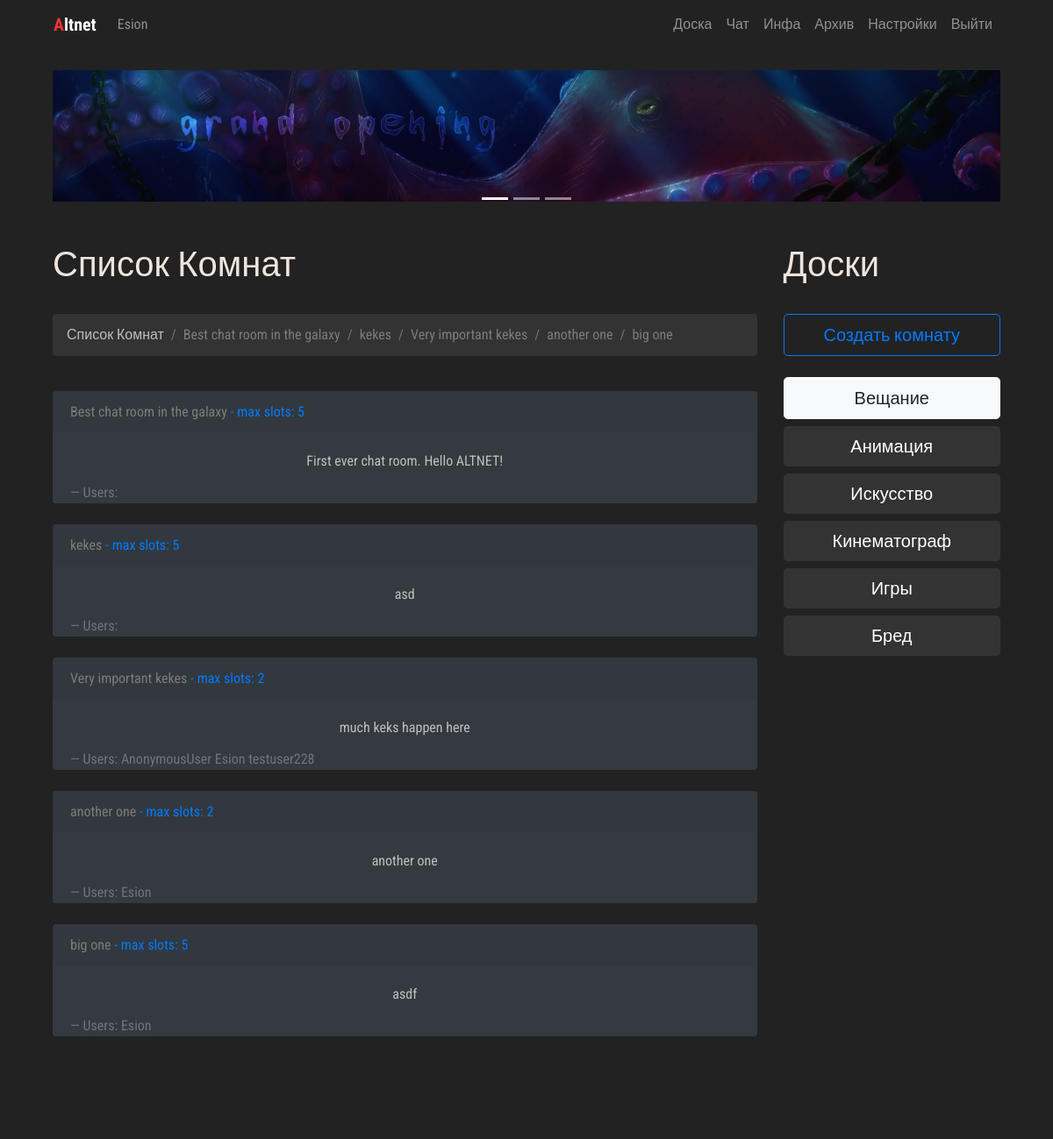
Page /chat/ (signed in) on the committed database.
### chat/models.py (models this page shows, shortened)
class Room(models.Model):
    host = models.ForeignKey(User, on_delete=models.CASCADE)
    name = models.TextField(blank=False, null=False, max_length=30)
    description = models.TextField(blank=True, null=True, max_length=200)
    max_slots = models.IntegerField(blank=False, null=False, default=5)
    language_code = models.IntegerField(blank=False, null=False, default=0)
    is_testing = models.BooleanField(blank=False, null=False, default=0)
    pub_date = models.DateTimeField('Date published', auto_now=True)
    is_permanent = models.BooleanField(blank=False, null=False, default=False)
    is_hidden = models.BooleanField(blank=False, null=False, default=False)
    is_media_tolerant = models.BooleanField(blank=False, null=False, default=True)
    is_autoplay = models.BooleanField(blank=False, null=False, default=False)

class Pool(models.Model):
    username = models.CharField('Username', max_length=150, blank=False, null=False)
    room_name = models.ForeignKey(Room, on_delete=models.CASCADE)
    pub_date = models.DateTimeField('Date published', auto_now=True)

### chat/views.py (the view, shortened to what this page needs)
# urls.py: path('', paperhome, name='index'),
def index(request):
    if request.user.is_authenticated:
        username = request.user.username
        loc_option = Hikka.objects.get(user=request.user.id).language_code
    else:
        username = anonymous_validator(request)
        loc_option = 0
    template = loader.get_template('chat.html')
    room_list = Room.objects.filter(language_code=loc_option)
    pool = {}
    room_form = CreateRoom()
    for item in room_list.iterator():
        load = {}
        load['id'] = item.id
        load['name'] = item.name
        load['host'] = item.host
        load['description'] = item.description
        load['max_slots'] = item.max_slots
        load['language_code'] = item.language_code
        load['is_testing'] = item.is_testing
        load['users'] = []
        user_pool = item.pool_set.all()
        for i in user_pool:
            load['users'].append(str(i.username))
        if len(load['users']) == 0:
            if item.is_permanent:
                pass
            else:
                item.delete()
        pool[item.name] = load
    context = {
        'loc': loc_resolver('lobby'),
        'lang': loc_option,
        'room_list': room_list,
        'pool': pool,
        'room_form': room_form,
        'username': username
    }
    return HttpResponse(template.render(context, request))

### board/templatetags/loc_extra.py (called while the page is built)
@register.filter
def return_item(l, i):
    try:
        return l[i]
    except:
        return None

### scripts/localisation.py (called while the page is built, shortened)
def loc_resolver(specific):
    load = {}
    if specific == 'home':
        load['me'] = loc.Me
        load['UI'] = loc.UI
        load['errors'] = loc.Errors
        load['headers'] = loc.Headers
    elif specific == 'account':
        load['profile'] = loc.Profile
        load['errors'] = loc.Errors
        load['headers'] = loc.Headers
        load['UI'] = loc.UI
    elif specific == 'lobby':
        load['UI'] = loc.UI
        load['headers'] = loc.Headers
        load['errors'] = loc.Errors
        load['board_'] = loc.Board
        load['thread'] = loc.Thread
        load['categories'] = loc.Categories
        load['chat'] = loc.Chat
    elif specific == 'info':
        load['UI'] = loc.UI
        load['info'] = loc.Info
    return load

### chat/templates/chat.html (shortened to what this page needs)
{% extends 'hat.html' %}
{% block content %}
{% load loc_extra %}
<div class="row col-">
        <div class=" col-lg-9 col-sm-12 col-md-12 col-xl-9 content">
       <br>
  <div class="trds">
  <main class="contentd" role="main">
  <header>
 <h1 data-text="{{ loc.chat.ROOM_LIST|return_item:lang }}">{{ loc.chat.ROOM_LIST|return_item:lang }}</h1></header></main></div>
  <br>
<nav aria-label="breadcrumb" role="navigation">
  <ol class="breadcrumb">
    <li class="breadcrumb-item">{{ loc.chat.ROOM_LIST|return_item:lang }}</li>
    {% if room_list %}
      {% for room in room_list %}
      <li class="breadcrumb-item"><a href="#{{ thread.thread_title }}">{{ room.name }}</a></li>
      {% endfor %}
      {% else %}
      <li class="breadcrumb-item"><a href="#">{{ loc.errors.NO_CHAT_ROOMS|return_item:lang }}</a></li>
      {% endif %}
  </ol>
</nav>
<br>
            {% for key,value in pool.items %}
            <div class="card bg-dark">
  <div class="card-header text-primary" style="border:none;">
      <a href="{% url 'Chat:room' value.id %}">{{ key }}</a> - max slots: {{ value.max_slots }}
  </div>
  <div class="card-body">
    <blockquote class="blockquote mb-0">
        <p style="text-align:center; font-size:16px">{{ value.description }}</p>
      <footer class="blockquote-footer">Users: {% for user in value.users %} {{ user }} {% endfor %}
          <cite title="Source Title"></cite></footer>
    </blockquote>
  </div>
</div>
<br />
 {% endfor %}
<br><br>
  <br>
</div>
 <div class=" col-lg-3 col- left-sidebar">
      <br>
       <div class="trds">
  <main class="contentd" role="main">
  <header>
 <h1 data-text="{{ loc.headers.BOARDS|return_item:lang }}">{{ loc.headers.BOARDS|return_item:lang }}</h1></header>
  </main></div> <br>
     <button role="button" type="button" class="btn btn-outline-primary btn-lg btn-block" data-toggle="modal" data-target="#exampleModal">
  {{ loc.chat.CREATE_ROOM|return_item:lang }}
</button>
     <br />
  <a href="{% url 'Board:cat' 'Broadcast' %}" role="button" class="btn btn-light btn-lg btn-block">{{ loc.categories.BROADCAST|return_item:lang }}</a>
    <a href="{% url 'Board:cat' 'Animation' %}" role="button" class="btn btn-dark btn-lg btn-block">{{ loc.categories.ANIMATION|return_item:lang }}</a>
    <a href="{% url 'Board:cat' 'Artwork' %}" role="button" class="btn btn-dark btn-lg btn-block">{{ loc.categories.ARTWORK|return_item:lang }}</a>
    <a href="{% url 'Board:cat' 'Cinematics' %}" role="button" class="btn btn-dark btn-lg btn-block">{{ loc.categories.CINEMATICS|return_item:lang }}</a>
    <a href="{% url 'Board:cat' 'Videogames' %}" role="button" class="btn btn-dark btn-lg btn-block">{{ loc.categories.VIDEOGAMES|return_item:lang }}</a>
    <a href="{% url 'Board:cat' 'Random' %}" role="button" class="btn btn-dark btn-lg btn-block">{{ loc.categories.RANDOM|return_item:lang }}</a><br>
     <br />
</body>
{% endblock %}

### board/templates/hat.html (shortened to what this page needs)
<!DOCTYPE html>
{% load loc_extra %}
<html lang="en"><head>
	<link rel="stylesheet" href="https://stackpath.bootstrapcdn.com/bootstrap/4.3.1/css/bootstrap.min.css">
     {% load static %}
    <link rel="stylesheet" href=" {% static 'css/master.css' %} " type="text/css">
  </head>
  <body>
<div class="container">
   <nav class="navbar navbar-expand-lg navbar-dark" style="background-color: #222222;">
  <div class="collapse navbar-collapse" id="navbarTogglerDemo01">
    <a class="navbar-brand" href="{% url 'Manager:me' %}"><b><span style="color: #fc3232">A</span>ltnet</b></a>
    <ul class="navbar-nav mr-auto mt-2 mt-lg-0">
    {% if user.is_authenticated %}
         <li class="nav-item">
           <a class="nav-link" href="{% url 'Board:user' %}">{{ user.username }}</a>
      </li>
        {% else %}
        <li class="nav-item">
        <a class="nav-link" href="{% url 'Manager:login' %}">{{ loc.UI.LOG_IN|return_item:lang }}</a>
      </li>
        {% endif %}
    </ul>
     <ul class="navbar-nav  mt-2 mt-lg-0">
      <li class="nav-item">
        <a class="nav-link" href="{% url 'Board:board' %}">{{ loc.UI.BOARD|return_item:lang }}</a>
      </li>
      <li class="nav-item">
        <a class="nav-link" href="{% url 'Chat:chat' %}">{{ loc.UI.CHAT|return_item:lang }}</a>
      </li>
      <li class="nav-item">
        <a class="nav-link" href="{% url 'Paper:info' %}">{{ loc.UI.INFO|return_item:lang }}</a>
      </li>
      <li class="nav-item">
        <a class="nav-link" href="{% url 'Archive:index' %}">{{ loc.UI.ARCHIVE|return_item:lang }}</a>
      </li>
      <li class="nav-item">
        <a class="nav-link" href="#">{{ loc.UI.SETTINGS|return_item:lang }}</a>
      </li>
      <li class="nav-item">
        <a class="nav-link" href="{% url 'Manager:logout' %}">{{ loc.UI.LOG_OUT|return_item:lang }}</a>
      </li>
    </ul>
  </div>
</nav>
<div class="col-lg-12 head-block"><br>
<div id="carouselExampleControls" class="carousel slide" data-ride="carousel">
     <ol class="carousel-indicators">
    <li data-target="#carouselExampleControls" data-slide-to="0" class="active"></li>
    <li data-target="#carouselExampleControls" data-slide-to="1"></li>
    <li data-target="#carouselExampleControls" data-slide-to="2"></li>
  </ol>
  <div class="carousel-inner">
    <div class="carousel-item active">
      <img class="d-block w-100" src="{% static 'imgs/go.png' %}" alt="Second slide" height="150px">
    </div>
  </div>
<br>
</div>
{% block content %} {% endblock %}
<br>
</body>
</html>

### static/css/master.css (style rules this page uses)
.head-block,.top-menu,.top-material,.left-sidebar,.content { background:#222222; margin-bottom:5px; }
.head-block { height:40px; }
.content { border: none; }
.head-block { height:150px; background:right center no-repeat; }
.card { background: #333333; border: none; }
.breadcrumb { background: #333333; }
.btn-dark { background: #333333; border: none; }
body { font-family: 'Roboto Condensed', sans-serif; font-size: initial; }
a { color: #7c7c7c; font-size: initial; }
body { background: #222; color: #bfbfbf; }
.contentd header h1 { position:relative;color:#eee5de }
.contentd header h1:after, .contentd header h1:before { position:absolute;top:0;overflow:hidden;clip:rect(0,100vw,0,0);content:attr(data-text);background: #a9a9a9 }
.contentd header h1:before { left:-1vmin;animation:noise 7s infinite steps(3,end) alternate-reverse;color:#71fcff;text-shadow:.4vmin 0 #00f,-.2vmin 1vmin red }
.contentd header h1:after { left:1vmin;animation:noise-alt 5s infinite steps(3,end) alternate-reverse;color:#ff9eed;text-shadow:-2vmin 0 #ff0,.1vmin -1vmin #00f }
.trds { background: #none; }
footer { position: absolute; bottom: 0; }

### rows in the picture
Room: name "Best chat room in the galaxy"
Room: name "kekes"
Room: name "Very important kekes"
Room: name "another one"
Room: name "big one"
Pool: users "AnonymousUser"
Pool: users "Esion"
Pool: users "testuser228"
Pool: users "Esion"
Pool: users "Esion"

### other values in the picture
{{ user.username }} "Esion"
{{ loc.UI.BOARD|return_item:lang }} "Доска"
{{ loc.UI.CHAT|return_item:lang }} "Чат"
{{ loc.UI.INFO|return_item:lang }} "Инфа"
{{ loc.UI.ARCHIVE|return_item:lang }} "Архив"
{{ loc.UI.SETTINGS|return_item:lang }} "Настройки"
{{ loc.UI.LOG_OUT|return_item:lang }} "Выйти"
{{ loc.chat.ROOM_LIST|return_item:lang }} "Список Комнат"
{{ key }} "Best chat room in the galaxy"
{{ value.max_slots }} "5"
{{ value.description }} "First ever chat room. Hello ALTNET!"
{{ key }} "kekes"
{{ value.description }} "asd"
{{ key }} "Very important kekes"
{{ value.max_slots }} "2"
